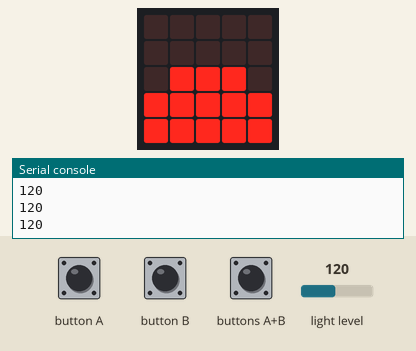
The program below on a simulated BBC micro:bit (MakeCode). Parts: the board's 5×5 LED display, the last lines printed to the serial console. The test bench sets the inputs (shaded band); at power-on: light level 120.

Above: at 2.8 s.
2.9 s: light level set to 5
At 4.1 s:
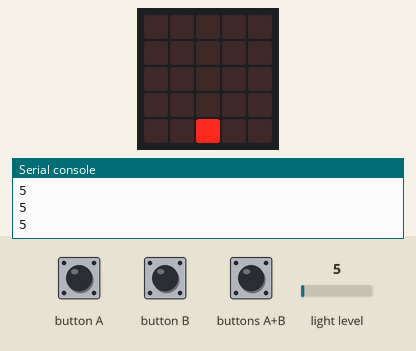
4.4 s: button A pressed for 0.15 s
At 4.9 s:
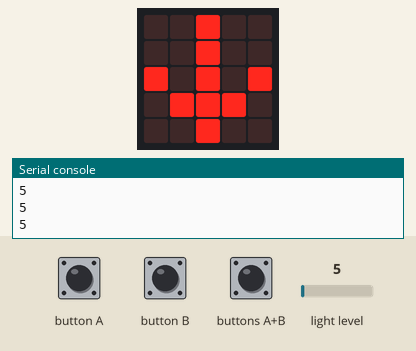
6.6 s: button B pressed for 0.15 s
At 7.1 s:
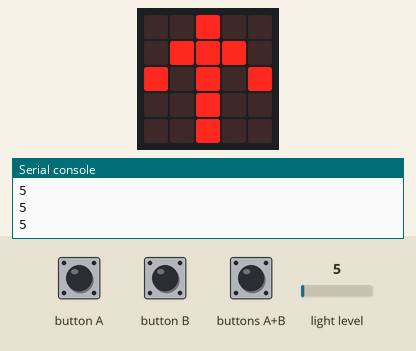
8.8 s: light level set to 64
At 9.2 s:
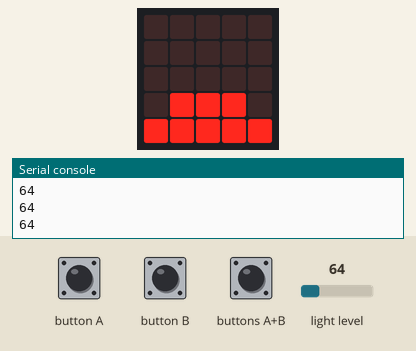
10.3 s: button A pressed for 1 s
At 12.4 s:
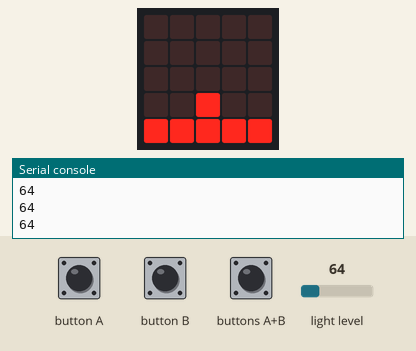
13.2 s: button B pressed for 3.2 s
At 17.6 s:
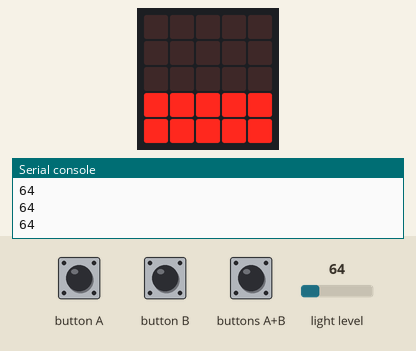
Timing chart, 0 to 19.1 s (numbered marks = the images above; inputs shaded):
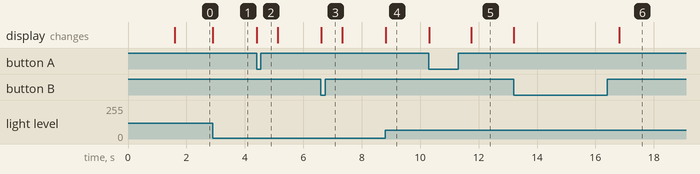

The program:

main.ts
```typescript
basic.showIcon(IconNames.Yes)
basic.pause(1000)
let luminosità = 256
basic.forever(function () {
    led.plotBarGraph(
    input.lightLevel(),
    luminosità
    )
    if (input.buttonIsPressed(Button.AB)) {
        luminosità = 256
    } else {
        if (input.buttonIsPressed(Button.A)) {
            luminosità = luminosità + 20
            basic.showArrow(ArrowNames.South)
            basic.pause(100)
        }
        if (input.buttonIsPressed(Button.B)) {
            luminosità = luminosità - 20
            basic.showArrow(ArrowNames.North)
            basic.pause(100)
        }
    }
})
```

test.ts
```typescript
// i test vanno qui; questi non saranno compilati quando questo pacchetto viene usato come estensione.
```

Measured:
- after the input at 2.9 s, the display: changes at once (image 1)
- after the input at 4.4 s, the display: changes at once (image 2)
- after the input at 6.6 s, the display: changes at once (image 3)
- after the input at 8.8 s, the display: changes at once (image 4)
- after the input at 10.3 s, the display: first changes at once (image 5 shows a later state)
- after the input at 13.2 s, the display: first changes at once (image 6 shows a later state)
